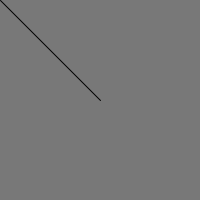
Frame 1 (no input)
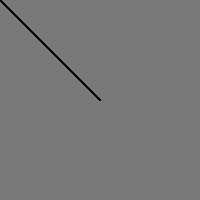
Frame 60 (the mouse pressed at the canvas centre just before this capture)
Frame 120 (the mouse held since frame 60 and released just before this capture): identical to frame 60, image omitted

The Processing sketch that drew these frames (run headless with seeded random() and noise(); from frame 60 on, the mouse is pressed at the canvas centre):

// Processing sketch: sketch_150826a
// ── sketch_150826a.pde
//Tyler Proffitt
//collision Detection

//Setup runs once
void setup() {
  size(200,200);
  background(120,120,120);
}

//Draw is a loop
void draw() {
  line(width/2,height/2,mouseX,mouseY);
}
